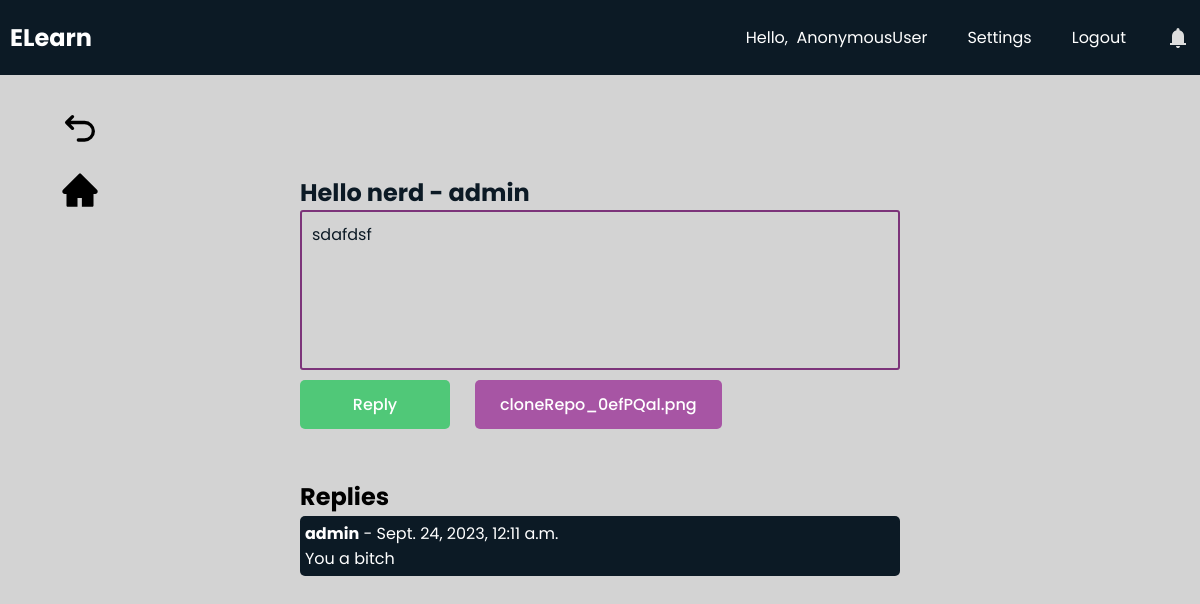
The page /students/post/020b40f83df242458aba6c5adff5e7e5/020b40f83df242458aba6c5adff5e7e5/ on the database its author committed.
### teachers/models.py (models this page shows, shortened)
class Discussion(models.Model):
    id = models.UUIDField(primary_key=True, default=uuid.uuid4, editable=False)
    course = models.ForeignKey(MyClass, on_delete=models.CASCADE)
    author = models.ForeignKey(User, on_delete=models.CASCADE)
    subject = models.CharField(max_length=255)
    message = models.TextField()
    file = models.FileField(upload_to='documents/', null=True)
    created_at = models.DateTimeField(default=timezone.now)

class Reply(models.Model):
    id = models.AutoField(primary_key=True)
    post = models.ForeignKey(Discussion, on_delete=models.CASCADE)
    author = models.ForeignKey(User, on_delete=models.CASCADE)
    message = models.TextField()
    created_at = models.DateTimeField(default=timezone.now)

### students/views.py (the view)
# urls.py: path("post/<str:id>/<str:course_id>/", views.post, name="post"),
def post(request, id, course_id):
    post = Discussion.objects.get(pk=id)
    fileName = post.file.name.split("/")[-1]
    replies = Reply.objects.filter(post=post).order_by('-created_at')
    if request.method == 'POST':
        message = request.POST.get('message')
        Reply.objects.create(post=post, author=request.user, message=message)
        return redirect(reverse('students:post', args=[id, course_id]))
    context = {'post':post, 'replies':replies, 'courseId':course_id, 'fileName':fileName}
    return render(request, "students/post.html", context)

### students/templates/students/post.html (shortened to what this page needs)
{% extends 'students/base.html' %}
{% load static %}
{% block extra_css %}
    <link rel="stylesheet" href="{% static 'css/post.css' %}">
{% endblock %}
{% block content %}
<a class="backbtn" href="{% url 'students:discussion' courseId%}"><svg xmlns="http://www.w3.org/2000/svg" width="24" height="24" viewBox="0 0 24 24"><path fill="none" stroke="currentColor" stroke-linecap="round" stroke-linejoin="round" stroke-width="2" d="M11 18h3.75a5.25 5.25 0 1 0 0-10.5H5M7.5 4L4 7.5L7.5 11"/></svg></a>
<a class="backbtn" id="homebtn" href="{% url 'students:course' courseId%}"></a>
    <div id="contentwrapper">
        <div id="content" id="bell-icon">
            <div id="wrapper">
                <div id="post-wrapper">
                    <h2>{{post.subject}} - {{post.author}}</h2>
                    <div id="message">
                        <p>{{post.message}}</p>
                    </div>
                    <div id="link-wrapper">
                        <div id="reply-btn">Reply</div>
                        {% if post.file %}
                            <a href="{{ post.file.url }}"><span>{{ fileName }}</span></a>
                        {% endif %}
                    </div>
                </div>
                <h2 id="reply-header">Replies</h2>
                <div id="replies-wrapper">
                    {% for reply in replies %}
                    <div class="replies">
                        <strong>{{ reply.author }}</strong> - {{ reply.created_at }}
                        <p>{{ reply.message }}</p>
                    </div>
                    {% endfor %}
                </div>
            </div>
        </div>
    </div>
{% endblock %}

### teachers/static/css/base.css (style rules this page uses)
* { margin: 0; padding: 0; box-sizing: border-box; font-family: "Poppins", sans-serif; }
html { scroll-behavior: smooth; }
body { background: #d3d3d3; }
.backbtn { position: fixed; top: 100px; left: 50px; padding: 10px; border-radius: 20%; display: flex; justify-content: center; align-items: center; cursor: pointer; }
#homebtn { top:160px; }
.backbtn svg { height: 40px; width: 40px; color: black; }

### teachers/static/css/post.css (style rules this page uses)
#contentwrapper { height: 100vh; padding-top: 75px; background: #d3d3d3; }
#content { height: calc(100%); display: flex; justify-content: center; }
#wrapper { display: flex; flex-direction: column; width: 50%; }
#post-wrapper { margin-top: 100px; width: 100%; color: #0C1A25; height: fit-content; }
#message { width: 100%; border: 2px solid #7c347a; border-radius: 3px; min-height: 20vh; max-height: 30vh; padding: 10px; overflow: auto; }
#reply-btn { width: 150px; display: flex; align-items: center; justify-content: center; font-size: 16px; border-radius: 5px; padding: 12px 25px; border: none; font-weight: 500; background-color: #50C878; color: white; cursor: pointer; margin-top: 10px; }
#reply-header { margin-top: 50px; }
#replies-wrapper { margin-top: 0px; width: 100%; max-width: 100%; flex: 1; overflow: auto; }
#link-wrapper { display: flex; align-items: center; }
#link-wrapper a { min-width: 150px; display: flex; align-items: center; justify-content: center; font-size: 16px; border-radius: 5px; padding: 12px 25px; border: none; font-weight: 500; background-color: #a755a4; color: white; cursor: pointer; margin-top: 10px; margin-left: 25px; text-decoration: none; }
.replies { background-color: #0C1A25; width: 100%; color: white; margin-top: 2px; margin-bottom: 2px; padding: 5px; border-radius: 5px; cursor: pointer; }

### rows shown on the page
Discussion: subject "Hello nerd", author "admin", message "sdafdsf"
Reply: author "admin", created_at "Sept. 24, 2023, 12:11 a.m.", message "You a bitch"

### other values the page prints
{{ request.user }} "AnonymousUser"
{{ fileName }} "cloneRepo_0efPQal.png"
